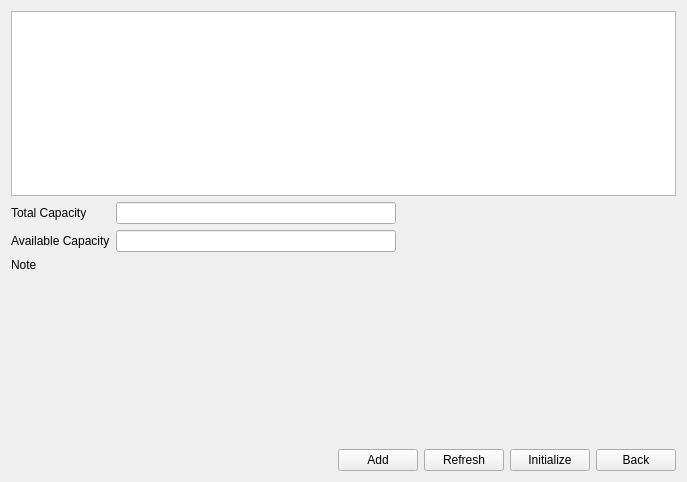
<?xml version="1.0" encoding="UTF-8"?>
<ui version="4.0">
 <class>DiskSetting</class>
 <widget class="QWidget" name="DiskSetting">
  <property name="geometry">
   <rect>
    <x>0</x>
    <y>0</y>
    <width>687</width>
    <height>482</height>
   </rect>
  </property>
  <property name="focusPolicy">
   <enum>Qt::ClickFocus</enum>
  </property>
  <property name="windowTitle">
   <string>Form</string>
  </property>
  <layout class="QVBoxLayout" name="verticalLayout">
   <item>
    <widget class="TableView" name="tableView"/>
   </item>
   <item>
    <layout class="QGridLayout" name="gridLayout">
     <item row="1" column="0">
      <widget class="QLabel" name="label_available">
       <property name="text">
        <string>Available Capacity</string>
       </property>
      </widget>
     </item>
     <item row="0" column="2">
      <spacer name="horizontalSpacer_2">
       <property name="orientation">
        <enum>Qt::Horizontal</enum>
       </property>
       <property name="sizeHint" stdset="0">
        <size>
         <width>40</width>
         <height>20</height>
        </size>
       </property>
      </spacer>
     </item>
     <item row="0" column="0">
      <widget class="QLabel" name="label_total">
       <property name="text">
        <string>Total Capacity</string>
       </property>
      </widget>
     </item>
     <item row="0" column="1">
      <widget class="MyLineEdit" name="lineEdit_total">
       <property name="readOnly">
        <bool>true</bool>
       </property>
      </widget>
     </item>
     <item row="1" column="1">
      <widget class="MyLineEdit" name="lineEdit_available">
       <property name="readOnly">
        <bool>true</bool>
       </property>
      </widget>
     </item>
    </layout>
   </item>
   <item>
    <widget class="BlueLabel" name="labelNote">
     <property name="text">
      <string>Note</string>
     </property>
    </widget>
   </item>
   <item>
    <spacer name="verticalSpacer">
     <property name="orientation">
      <enum>Qt::Vertical</enum>
     </property>
     <property name="sizeHint" stdset="0">
      <size>
       <width>20</width>
       <height>177</height>
      </size>
     </property>
    </spacer>
   </item>
   <item>
    <layout class="QHBoxLayout" name="horizontalLayout">
     <item>
      <spacer name="horizontalSpacer">
       <property name="orientation">
        <enum>Qt::Horizontal</enum>
       </property>
       <property name="sizeHint" stdset="0">
        <size>
         <width>40</width>
         <height>20</height>
        </size>
       </property>
      </spacer>
     </item>
     <item>
      <widget class="MyPushButton" name="pushButton_add">
       <property name="text">
        <string>Add</string>
       </property>
      </widget>
     </item>
     <item>
      <widget class="MyPushButton" name="pushButton_refresh">
       <property name="text">
        <string>Refresh</string>
       </property>
      </widget>
     </item>
     <item>
      <widget class="MyPushButton" name="pushButton_initialize">
       <property name="text">
        <string>Initialize</string>
       </property>
      </widget>
     </item>
     <item>
      <widget class="MyPushButton" name="pushButton_back">
       <property name="text">
        <string>Back</string>
       </property>
      </widget>
     </item>
    </layout>
   </item>
  </layout>
 </widget>
 <customwidgets>
  <customwidget>
   <class>MyLineEdit</class>
   <extends>QLineEdit</extends>
   <header>mylineedit.h</header>
  </customwidget>
  <customwidget>
   <class>TableView</class>
   <extends>QTableView</extends>
   <header>tableview.h</header>
  </customwidget>
  <customwidget>
   <class>MyPushButton</class>
   <extends>QPushButton</extends>
   <header>mypushbutton.h</header>
  </customwidget>
  <customwidget>
   <class>BlueLabel</class>
   <extends>QLabel</extends>
   <header>bluelabel.h</header>
  </customwidget>
 </customwidgets>
 <resources/>
 <connections/>
</ui>
